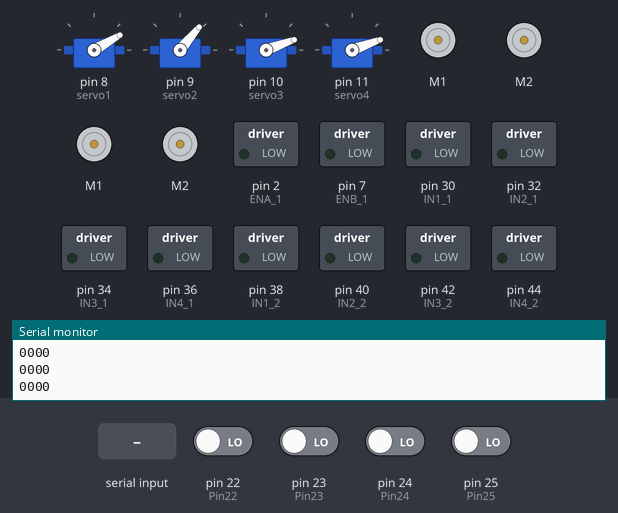
A sketch run on a simulated Arduino Mega 2560, built with avr-gcc and run on an emulated ATmega2560. Shown: 4 × servo, 4 × DC motor (green arrow = forward, orange = backward, longer = faster), switched loads named in the sketch (green lamp = pin HIGH), the last lines printed to the serial monitor. Inputs (shaded band) come from the test bench; at power-on: pin 22 (Pin22), pin 23 (Pin23), pin 24 (Pin24), pin 25 (Pin25) LOW.

Above: at 1.2 s.
1.3 s: pin 22 (Pin22) driven HIGH
At 1.7 s:
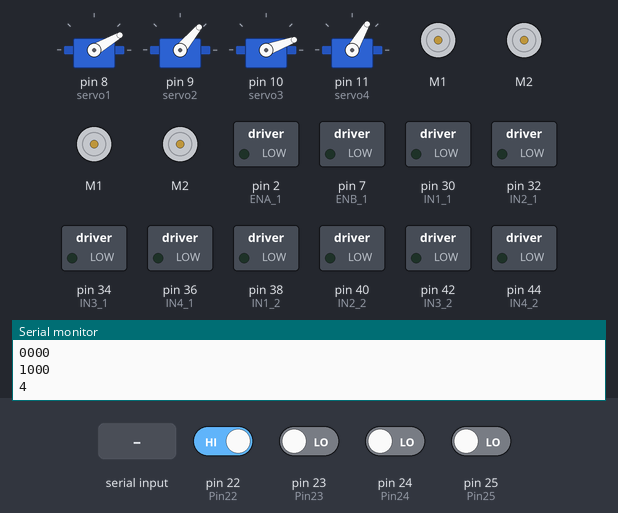
4.3 s: pin 23 (Pin23) driven HIGH
At 7.0 s:
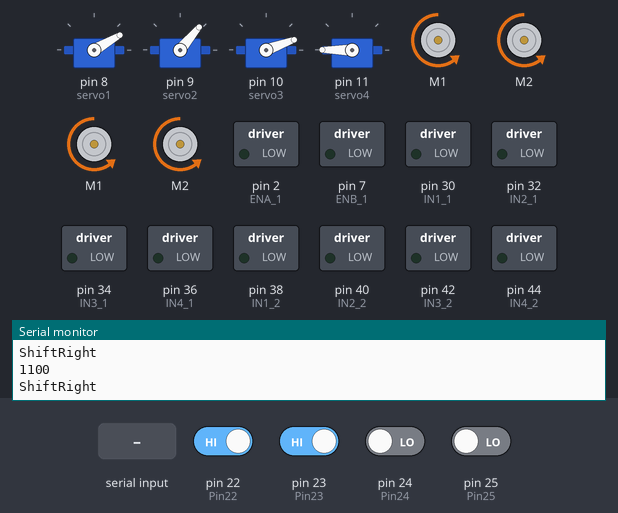
7.3 s: "f" received over Serial
At 8.1 s:
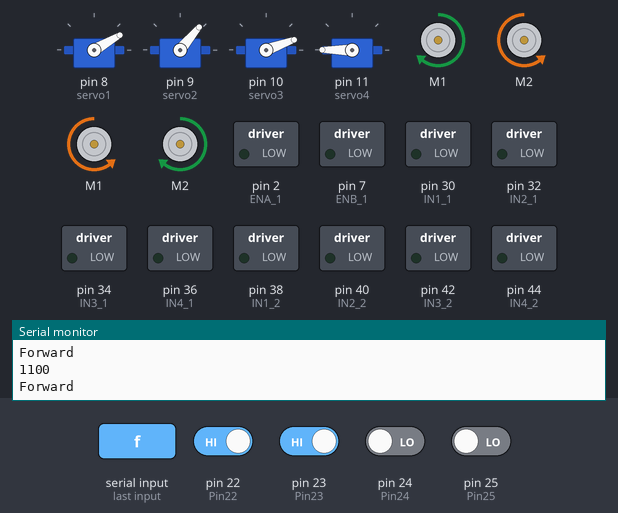
10.3 s: "b" received over Serial
At 11.4 s:
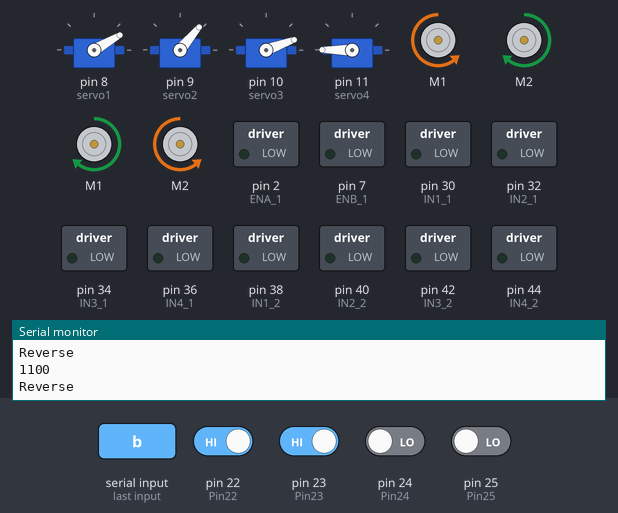
13.3 s: byte 51 ('3') received over Serial
At 13.7 s:
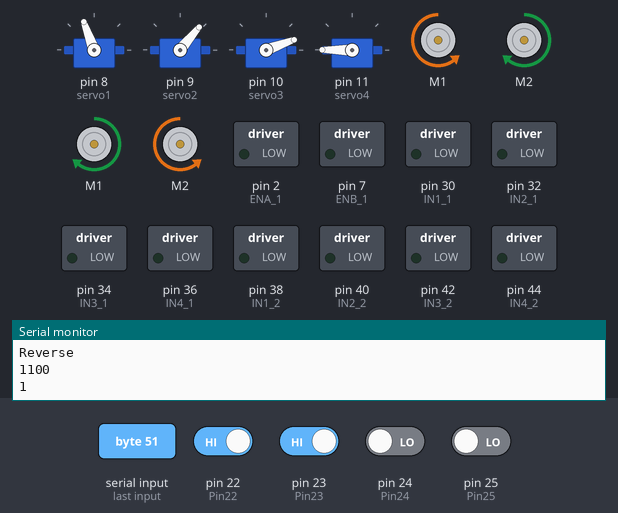
16.3 s: byte 53 ('5') received over Serial
At 16.7 s:
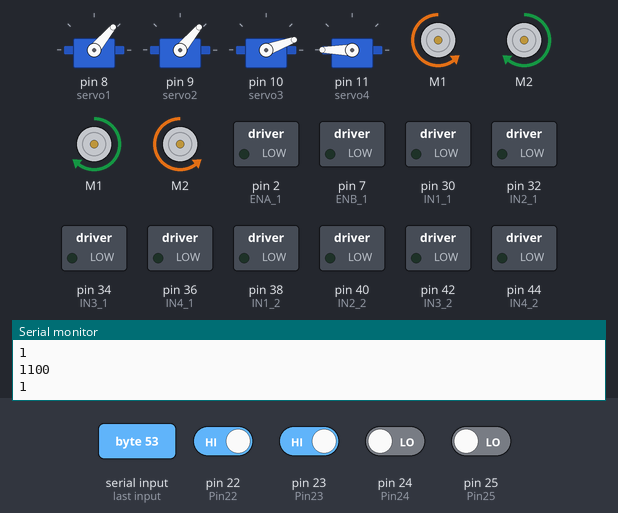
Timing chart, 0 to 20.3 s (numbered marks = the images above; inputs shaded):
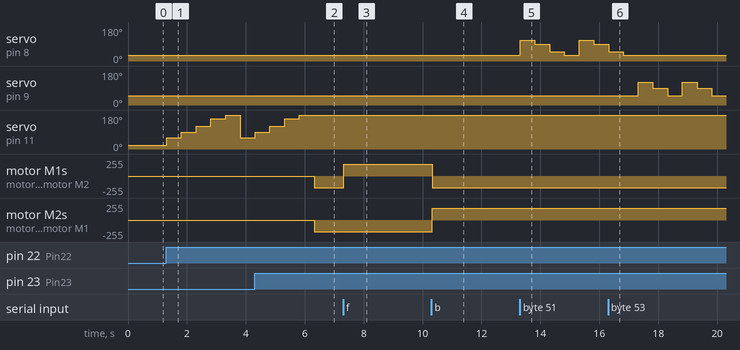

Measured:
- after the input at 1.3 s, servo on pin 11 (servo4): 20° → 60° at once, → 90° 0.50 s later, → 120° 0.50 s later, → 160° 0.50 s later, … (6 changes in this stretch)
- after the input at 4.3 s, servo on pin 11 (servo4): goes on until 5.8 s, then stays 180°; motor M1, motor M2, motor M1, motor M2: stopped → backward 178/255 after 2.0 s
- after the input at 7.3 s, motor M1, motor M2: backward 178/255 → forward 178/255 at once
- after the input at 10.3 s, motor M1, motor M2: forward 178/255 → backward 178/255 at once; motor M2, motor M1: backward 178/255 → forward 178/255 at once
- after the input at 13.3 s, servo on pin 8 (servo1): 30° → 110° at once, → 90° 0.50 s later, → 50° 0.50 s later, → 30° 0.50 s later, … (6 changes in this stretch)
- after the input at 16.3 s, servo on pin 8 (servo1): goes on until 16.8 s, then stays 30°; servo on pin 9 (servo2): 50° → 120° after 1.0 s, → 90° 0.50 s later, → 50° 0.50 s later, → 120° 0.50 s later, … (6 changes in this stretch)

The sketch:

Motor_Mega.ino
```cpp
#include <Robojax_L298N_DC_motor.h>
#include <Servo.h>
//-------------L298(1)---------------------------------------------------
// motor 1 settings
#define CHA_1 0
#define ENA_1 2 // this pin must be PWM enabled pin if Arduino board is used
#define IN1_1 30
#define IN2_1 32
// motor 2 settings
#define IN3_1 34
#define IN4_1 36
#define ENB_1 7// this pin must be PWM enabled pin if Arduino board is used
#define CHB_1 1
//-------------L298(2)---------------------------------------------------
// motor 3 settings
#define CHA_2 0
#define ENA_2 2 // this pin must be PWM enabled pin if Arduino board is used
#define IN1_2 38
#define IN2_2 40
// motor 4 settings
#define IN3_2 42
#define IN4_2 44
#define ENB_2 7// this pin must be PWM enabled pin if Arduino board is used
#define CHB_2 1

const int CCW = 2; // do not change
const int CW  = 1; // do not change

#define motor1 1
#define motor2 2

// for two motors without debug information // Watch video instruciton for this line: https://youtu.be/2JTMqURJTwg
Robojax_L298N_DC_motor motors1(IN1_1, IN2_1, ENA_1, CHA_1,  IN3_1, IN4_1, ENB_1, CHB_1);
Robojax_L298N_DC_motor motors2(IN1_2, IN2_2, ENA_2, CHA_2,  IN3_2, IN4_2, ENB_2, CHB_2);

#define Pin22   22
#define Pin23   23
#define Pin24   24
#define Pin25   25

Servo servo1;  //底座   定義舵機對象，最多八個
Servo servo2;  //左臂
Servo servo3;  //右臂
Servo servo4;  //夾子

void setup()
{
  Serial.begin(9600);
  pinMode(Pin22,  INPUT);
  pinMode(Pin23,  INPUT);
  pinMode(Pin24,  INPUT);
  pinMode(Pin25,  INPUT);
  Serial.println(F("init"));
  pinMode(IN1_1, OUTPUT);
  pinMode(IN2_1, OUTPUT);
  pinMode(IN3_1, OUTPUT);
  pinMode(IN4_1, OUTPUT);
  pinMode(ENA_1, OUTPUT);
  pinMode(ENB_1, OUTPUT);
  pinMode(IN1_2, OUTPUT);
  pinMode(IN2_2, OUTPUT);
  pinMode(IN3_2, OUTPUT);
  pinMode(IN4_2, OUTPUT);
  pinMode(ENA_2, OUTPUT);
  pinMode(ENB_2, OUTPUT);
  servo1.attach(8);  // 設置舵機控制腳位
  servo2.attach(9);
  servo3.attach(10);
  servo4.attach(11);

  servo1.write(30);
  servo2.write(50);
  servo3.write(20);
  servo4.write(20);
}

void loop()
{
  char key = 0;
  int a=1,b=1,c=1,d=1;
  int fg = 0;
  boolean flag= false;

  while(1)
  {
    if ( Serial.available())
    {
      key = Serial.read();
      flag=true;
    }

    a= digitalRead (Pin22);
    b= digitalRead (Pin23);
    c= digitalRead (Pin24);
    d= digitalRead (Pin25);

    Serial.print(digitalRead(22)) ;  //purple >  14
    Serial.print(digitalRead(23)) ;  //blue 2
    Serial.print(digitalRead(24)) ;  //yellow > 13
    Serial.println(digitalRead(25)); //15


    if (flag==false)
    {
       if (a==1 and b==0 and c==1 and d==0) {
          key ='f';
       }
       else if (a==0 and b==1 and c==0 and d==1) {
          key ='b';
       }
       else if (a==1 and b==0 and c==0 and d==1) {
          key ='x';
       }
       else if (a==0 and b==1 and c==1 and d==0) {
         key ='y';
       }
       else if (a==0 and b==0 and c==1 and d==1) {
         key ='a';
       }
       else if (a==1 and b==1 and c==0 and d==0) {
         key ='c';
       }
       else if (a==0 and b==0 and c==0 and d==0) {
         key ='s';
       }
       else if (a==1 and b==1 and c==1 and d==1) {
         key ='s';
       }
       else if (a==0 and b==0 and c==0 and d==1) { //---servo action 1 A1 Stretch
         key ='1';
       }
       else if (a==0 and b==0 and c==1 and d==0) { //---servo action 2 A2 Clip
         key ='2';
       }
       else if (a==0 and b==1 and c==0 and d==0) { //---servo action 3 A3 Retract
         key ='3';
       }
       else if (a==1 and b==0 and c==0 and d==0) { //---servo action 4 A4 Turn
         key ='4';
       }
       else if (a==1 and b==1 and c==1 and d==0) { //---servo action 5 A5 Release<
         key ='5';
       }
       else if (a==1 and b==1 and c==0 and d==1) { //---servo action 6 A6 Origin
         key ='6';
       }
       else if (a==1 and b==0 and c==1 and d==1) { //---servo action 7
         key ='7';
       }
       else if (a==0 and b==1 and c==1 and d==1) { //---servo action 8
         key ='8';
       }
    }

    switch ( key ) {
      case 'f': // 前進
        Serial.println(F("Forward"));
        Forward();
        break;
      case 'b': // 後退
        Serial.println(F("Reverse"));
        Reverse();
        break;
      case 'l': // 左移
        Serial.println(F("Left"));
        Left();
        break;
      case 'r': // 右移
        Serial.println(F("Right"));
        Right();
        break;
      case 'a': // 左平移
        Serial.println(F("ShiftLeft"));
        S_Left();
        break;
      case 'c': // 右平移
        Serial.println(F("ShiftRight"));
        S_Right();
        break;
      case 'x': // 逆左旋轉
        Serial.println(F("X"));
        Xtrun();
        break;
      case 'y': // 順右旋轉
        Serial.println(F("Y"));
        Ytrun();
        break;
      case '1': // 伸爪
        Serial.println(F("3"));
        servo3.write(40);
        delay(500);
        Serial.println(F("1"));
        servo1.write(50);
        delay(500);
        servo1.write(70);
        delay(500);
        servo1.write(90);
        delay(500);
        servo1.write(130);
        delay(500);
        servo1.write(160);
        delay(500);
        break;
      case '2': // 夾
        Serial.println(F("2"));
        servo2.write(70);
        delay(500);
        servo2.write(100);
        delay(500);
        servo2.write(140);
        delay(500);
        break;
      case '3':  //收爪
        Serial.println(F("1"));
        servo1.write(110);
        delay(500);
        servo1.write(90);
        delay(500);
        servo1.write(50);
        delay(500);
        servo1.write(30);
        delay(500);
        break;
      case '4':  //後轉
        Serial.println(F("4"));
        servo4.write(60);
        delay(500);
        servo4.write(90);
        delay(500);
        servo4.write(120);
        delay(500);
        servo4.write(160);
        delay(500);
        servo4.write(180);
        delay(500);
        break;
      case '5':  //放夾
        Serial.println(F("2"));
        servo2.write(120);
        delay(500);
        servo2.write(90);
        delay(500);
        servo2.write(50);
        delay(500);
        /**
        Serial.println(F("4"));
        servo4.write(160);
        delay(500);;
        servo4.write(120);
        delay(500);
        servo4.write(80);
        delay(500);
        servo4.write(40);
        delay(500);
        servo4.write(20);
        delay(500);**/
        break;
      case '6': //回原點
        Serial.println(F("4"));
        servo4.write(160);
        delay(500);;
        servo4.write(120);
        delay(500);
        servo4.write(80);
        delay(500);
        servo4.write(40);
        delay(500);
        servo4.write(20);
        delay(500);
        break;
      case 's': // 前進
        //Serial.println(F("Stop"));
        Stop();
        break;
      default:
        Stop();
        flag= false;
        break;

    }

  } //---while(1)
}

void Forward() //電機前進
{
  motors1.brake(1);
  motors1.brake(2);
  motors2.brake(1);
  motors2.brake(2);

  motors1.rotate(motor1, 70, CW);//run motor1 at 60% speed in CW direction (1)
  motors1.rotate(motor2, 70, CCW);//run motor2 at 60% speed in CCW direction (2)
  motors2.rotate(motor1, 70, CCW);//run motor1 at 60% speed in CCW direction (3)
  motors2.rotate(motor2, 70, CW);//run motor2 at 60% speed in CW direction  (4)
}

void Reverse(){
  motors1.brake(1);
  motors1.brake(2);
  motors2.brake(1);
  motors2.brake(2);
  motors1.rotate(motor1, 70, CCW);
  motors1.rotate(motor2, 70, CW);
  motors2.rotate(motor1, 70, CW);
  motors2.rotate(motor2, 70, CCW);
}
void Left()
{
  motors1.brake(1);
  motors1.brake(2);
  motors2.brake(1);
  motors2.brake(2);
  motors1.rotate(motor1, 70, CW);//run motor1 at 60% speed in CW direction (1)
  //motors1.rotate(motor2, 70, CCW);//run motor2 at 60% speed in CCW direction (2)
  //motors2.rotate(motor1, 70, CCW);//run motor1 at 60% speed in CCW direction (3)
  motors2.rotate(motor2, 70, CW);//run motor2 at 60% speed in CW direction  (4)
}
void S_Left()  //左平移
{
  motors1.brake(1);
  motors1.brake(2);
  motors2.brake(1);
  motors2.brake(2);
  motors1.rotate(motor1, 70, CW);//run motor1 at 60% speed in CW direction (1)
  motors1.rotate(motor2, 70, CW);//run motor2 at 60% speed in CCW direction (2)
  motors2.rotate(motor1, 70, CW);//run motor1 at 60% speed in CCW direction (3)
  motors2.rotate(motor2, 70, CW);//run motor2 at 60% speed in CW direction  (4)
}
void S_Right()  //右平移
{
  motors1.brake(1);
  motors1.brake(2);
  motors2.brake(1);
  motors2.brake(2);
  motors1.rotate(motor1, 70, CCW);//run motor1 at 60% speed in CW direction (1)
  motors1.rotate(motor2, 70, CCW);//run motor2 at 60% speed in CCW direction (2)
  motors2.rotate(motor1, 70, CCW);//run motor1 at 60% speed in CCW direction (3)
  motors2.rotate(motor2, 70, CCW);//run motor2 at 60% speed in CW direction  (4)
}
void Right()  //右
{
  motors1.brake(1);
  motors1.brake(2);
  motors2.brake(1);
  motors2.brake(2);
  //motors1.rotate(motor1, 70, CW);//run motor1 at 60% speed in CW direction (1)
  motors1.rotate(motor2, 70, CCW);//run motor2 at 60% speed in CCW direction (2)
  motors2.rotate(motor1, 70, CCW);//run motor1 at 60% speed in CCW direction (3)
  //motors2.rotate(motor2, 70, CW);//run motor2 at 60% speed in CW direction  (4)
}

void Ytrun() // 逆右旋轉
{
  motors1.brake(1);
  motors1.brake(2);
  motors2.brake(1);
  motors2.brake(2);

  motors1.rotate(motor1, 70, CCW);//run motor1 at 60% speed in CW direction (1)
  motors1.rotate(motor2, 70, CW);//run motor2 at 60% speed in CCW direction (2)
  motors2.rotate(motor1, 70, CCW);//run motor1 at 60% speed in CCW direction (3)
  motors2.rotate(motor2, 70, CW);//run motor2 at 60% speed in CW direction  (4)
}

void Xtrun() // 逆左旋轉
{
  motors1.brake(1);
  motors1.brake(2);
  motors2.brake(1);
  motors2.brake(2);

  motors1.rotate(motor1, 70, CW);//run motor1 at 60% speed in CW direction (1)
  motors1.rotate(motor2, 70, CCW);//run motor2 at 60% speed in CCW direction (2)
  motors2.rotate(motor1, 70, CW);//run motor1 at 60% speed in CCW direction (3)
  motors2.rotate(motor2, 70, CCW);//run motor2 at 60% speed in CW direction  (4)
}

void Stop() //電機停止
{
  motors1.brake(1);
  motors1.brake(2);
  motors2.brake(1);
  motors2.brake(2);
}
```
